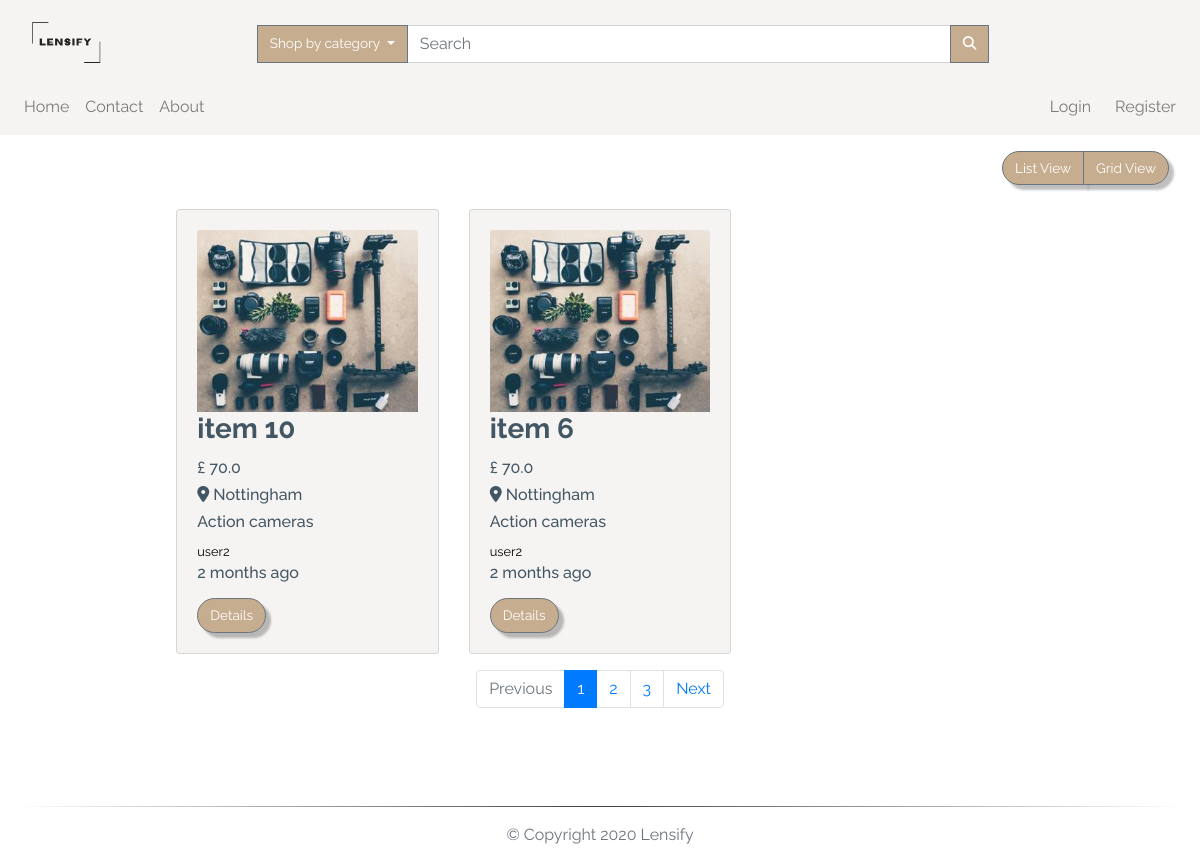
The app's page /search/6, older data.
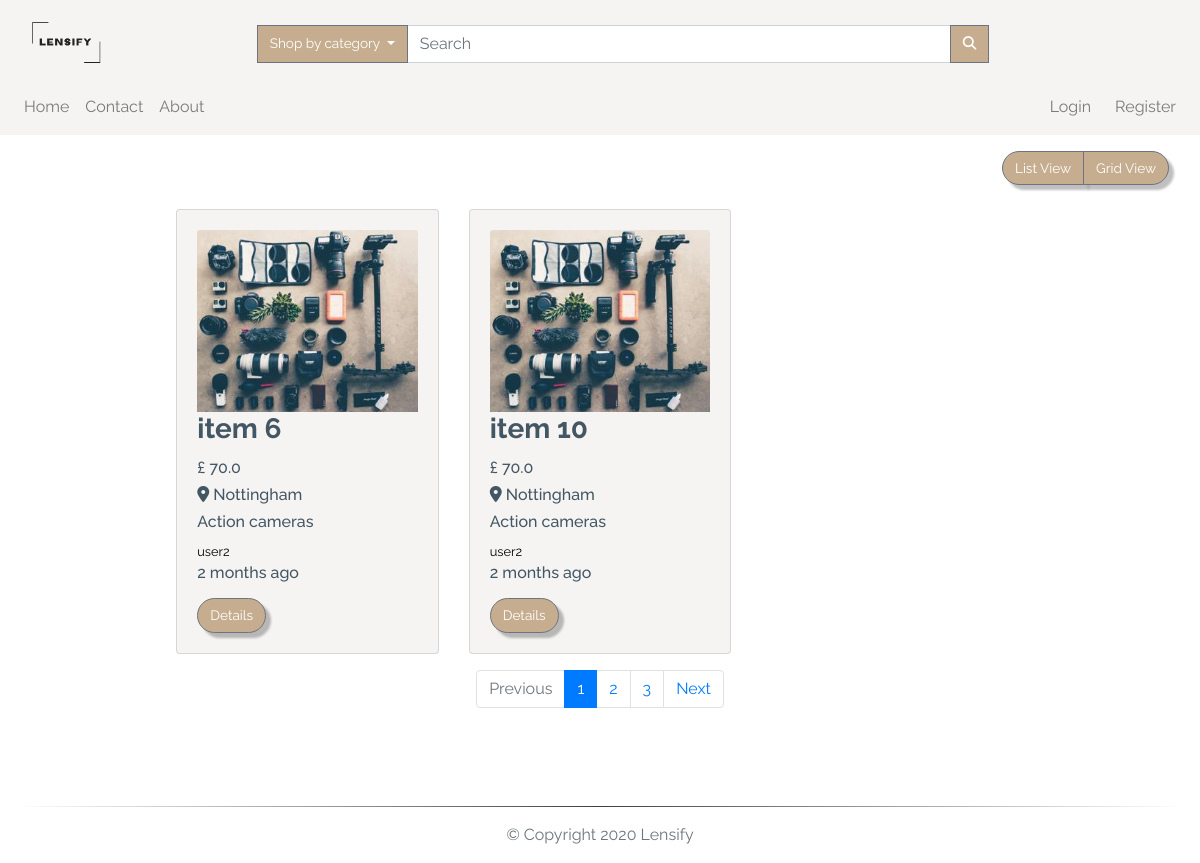
The same page, newer data.
### app/models.py (models this page shows, shortened)
class TimestampMixin(object):
    created_at = db.Column(db.DateTime, nullable=False,
                           default=datetime.utcnow)
    updated_at = db.Column(db.DateTime, onupdate=datetime.utcnow)

class ItemForSale(db.Model, TimestampMixin):
    __tablename__ = "for_sale"
    id = db.Column(db.Integer, primary_key=True)
    title = db.Column(db.String(100), nullable=False)
    description = db.Column(db.Text, nullable=False)
    quantity = db.Column(db.Integer, nullable=False, default=1)
    condition = db.Column(db.String(50), nullable=False)
    item_city = db.Column(db.String(50), nullable=False)
    price = db.Column(db.Float, nullable=False)
    item_views = db.Column(db.Integer, default=0)
    image_file = db.Column(Json(128), nullable=False,
                           default=['item.jpg'])
    sold = db.Column(db.Boolean, default=False)
    seller_id = db.Column(db.Integer, db.ForeignKey("users.id"))
    category_id = db.Column(db.Integer, db.ForeignKey("categories.id"))
    item_in_order = db.relationship(
        "OrderItem", backref="item", lazy="dynamic"
    )

class Category(db.Model, TimestampMixin):
    __tablename__ = "categories"
    id = db.Column(db.Integer, primary_key=True)
    name = db.Column(db.String(30), nullable=False, unique=True)
    item_cat = db.relationship(
        "ItemForSale", backref="category", lazy="dynamic")

class User(db.Model, TimestampMixin, UserMixin):
    __tablename__ = "users"
    id = db.Column(db.Integer, primary_key=True)
    first_name = db.Column(db.String(50), nullable=False)
    last_name = db.Column(db.String(50), nullable=False)
    username = db.Column(db.String(50), unique=True, nullable=False)
    email = db.Column(db.String(115), unique=True, nullable=False)
    image_file = db.Column(db.String(80), nullable=False,
                           default="default.jpg")
    password_hash = db.Column(db.String(60), nullable=False)
    items_for_sale = db.relationship(
        "ItemForSale", backref="seller", lazy="dynamic")
    orders = db.relationship("Order", backref="buyer", lazy=True)
    address = db.relationship(
        "Address", secondary="user_addresses", backref="user", lazy="dynamic"
    )
    followed = db.relationship(
        'User', secondary=followers,
        primaryjoin=(followers.c.follower_id == id),
        secondaryjoin=(followers.c.followed_id == id),
        backref=db.backref('followers', lazy='dynamic'), lazy='dynamic')
    reviewed = db.relationship(
        'Review', backref='user_reviewed', primaryjoin=(Review.user_reviewed_id == id), lazy="dynamic"
    )
    reviewer = db.relationship(
        'Review', backref='user_reviewer', primaryjoin=(Review.user_reviewer_id == id), lazy="dynamic"
    )

### app/routes.py (the view)
@app.route('/search/<cat_id>', methods=['GET', 'POST'])
def search(cat_id=None):
    page = request.args.get('page', 1, type=int)
    available_items = ItemForSale.query.paginate(
        page, app.config['LISTINGS_PER_PAGE'], False)
    if cat_id is not None:
        available_items = ItemForSale.query.join(
            Category, (ItemForSale.category_id == cat_id)).paginate(
            page, app.config['LISTINGS_PER_PAGE'], False)
        next_url = url_for('search', page=available_items.next_num) \
            if available_items.has_next else None
        prev_url = url_for('search', page=available_items.prev_num) \
            if available_items.has_prev else None
        return render_template("search.html", available_items=available_items.items,
                               next_url=next_url, prev_url=prev_url, page=page, page_num=available_items.iter_pages())
    return render_template("search.html")

### app/models.py (called while the page is built)
    def process_result_value(self, value, dialect):
        return json.loads(value)

### app/routes.py (called while the page is built)
@app.before_request
def before_request():
    if current_user.is_authenticated:
        current_user.updated_at = datetime.utcnow()
        db.session.commit()

@app.context_processor
def inject_categories():
    categories = Category.query.join(
        ItemForSale, (Category.id == ItemForSale.category_id)).all()
    return dict(categories=categories)

### app/templates/search.html
{% extends "layout.html" %}
{% block app_content %}
<div class="row">
  <div class="col-lg-12 my-3">
    <div class="float-right mr-3">
      <div class="btn-group">
        <button class="btn btn-secondary" id="list">
          List View
        </button>
        <button class="btn btn-secondary" id="grid">
          Grid View
        </button>
      </div>
    </div>
  </div>
</div>
<div id="products" class="row view-group w-75 mx-auto">
  {% for item in available_items %}
  <div class=" item col-12 col-md-6 col-lg-4 py-2">
    <div class="card custom-bg h-100">
      <div class="card-body">
        <img class="img-fluid card-img-top group list-group-image img-event"
          src="{{url_for('static', filename='img/items/' + item.image_file[0])}}" alt="" />
        <h3 class="card-title list-group-item-heading font-weight-bold ">{{item.title}}</h3>
        <small class="d-block font-weight-bold card-text">
          <h6>£ {{ item.price }}</h6>
        </small>
        <small class="font-weight-bold card-text">
          <h6 class="text-capitalize"><i class="fas fa-map-marker-alt"></i> {{item.item_city}}</h6>
        </small>
        <small class="card-text">
          <h6>{{ item.category.name }}</h6>
        </small>
        <small class="card-text">
          <a href="{{url_for('user', username=item.seller.username)}}">
            {{ item.seller.username }}
          </a>
        </small>
        <small class="card-text">
          <h6>{{ moment(item.created_at).fromNow() }}</h6>
        </small>
        <a href="{{url_for('item', item_id=item.id)}}" class="btn btn-secondary mt-2">
          Details
        </a>
      </div>
    </div>
  </div>
  {% endfor %}
  <nav aria-label="Page navigation" class="col-12 my-2">
    <ul class="pagination justify-content-center">
      <li class="page-item {% if not prev_url %} disabled {% endif %}">
        <a class="page-link" href="{{ prev_url }}" tabindex="-1">Previous</a>
      </li>
      {% for num in page_num %}
      {% if num %}
      <li class="page-item {% if page == num %} active {% endif %}"><a class="page-link"
          href="{{url_for('index', page=num)}}">{{ num }}</a></li>
      {% else %}
      <span class="page-item ellipsis">…</span>
      {% endif %}
      {% endfor %}
      <li class="page-item {% if not next_url %} disabled {% endif %}">
        <a class="page-link" href="{{ next_url }}">Next</a>
      </li>
    </ul>
  </nav>
</div>
{% endblock app_content %}

### app/templates/layout.html (shortened to what this page needs)
{% extends "bootstrap/base.html" %}
{% block styles %}
<link rel="stylesheet" href="https://stackpath.bootstrapcdn.com/bootstrap/4.5.0/css/bootstrap.min.css"
>
<link rel="stylesheet" href="https://cdnjs.cloudflare.com/ajax/libs/animate.css/3.7.0/animate.css" />
<link rel="stylesheet" href="{{url_for('.static', filename='css/styles.css')}}" />
{% endblock styles %}
{% block body %}
{% block navbar %}
<nav class="navbar navbar-expand-lg navbar-light custom-bg">
  <a href="{{url_for('index')}}" class="col-4 col-md-2 logo-container">
    <img class="navbar-brand img-fluid mt-2" src="{{url_for('.static', filename='img/logo.png')}}" alt="logo" />
  </a>
  <div class="collapse navbar-collapse pt-2 col-12 col-lg-9" id="search">
    <form class="form-inline col-12 input-group">
      <div class="dropdown ml-3 input-group-append">
        <button class="btn btn-secondary dropdown-toggle no-radius" type="button" id="dropdownMenuButton"
          data-toggle="dropdown" aria-haspopup="true" aria-expanded="false">
          Shop by category
        </button>
      </div>
      <input class="form-control col-8 input-group-append" type="search" placeholder="Search" aria-label="Search" />
      <div class="input-group-append">
        <button class="btn btn-secondary no-radius" type="submit">
          <i class="fas fa-search"></i>
        </button>
      </div>
    </form>
  </div>
</nav>
<nav class="navbar navbar-expand-lg navbar-light custom-bg py-0">
  <div id="links" class="collapse navbar-collapse py-2">
    <div class="navbar-nav text-center">
      <a class="nav-item nav-link" href="{{url_for('index')}}">Home</a>
      <a class="nav-item nav-link" href="#">Contact</a>
      <a class="nav-item nav-link" href="#">About</a>
    </div>
    <div class="navbar-nav ml-auto text-center">
      {% if current_user.is_authenticated %}
      <div class="dropdown">
        <a class="dropdown-toggle" type="button" id="dropdownMenuButton" data-toggle="dropdown" aria-haspopup="true"
          aria-expanded="false">
          Hello, {{current_user.first_name.capitalize()}}
        </a>
        <div class="dropdown-menu dropdown-menu-right text-center" aria-labelledby="dropdownMenuButton">
          <a class="dropdown-item" href="{{url_for('user', username=current_user.username)}}">
            Account
          </a>
          <a class="dropdown-item" href="{{url_for('user_settings')}}">
            Settings
          </a>
          <a class="dropdown-item" href="{{url_for('user_orders')}}">
            Orders
          </a>
          <a class="dropdown-item" href="{{url_for('new_item')}}">
            Sell
          </a>
          <a class="dropdown-item" href="{{url_for('logout')}}">Sign out</a>
        </div>
      </div>
      <div class="ml-3 text-center d-none d-lg-block" id="cart">
        <a href="{{url_for('cart')}}">
          <i class="fas fa-shopping-cart fa-lg"></i> ({{session['cart']|length}})
        </a>
      </div>
      {%else%}
      <a class="nav-item nav-link mr-2" href="{{url_for('login')}}">Login</a>
      <a class="nav-item nav-link" href="{{url_for('register')}}">Register</a>
      {%endif%}
    </div>
  </div>
</nav>
{% endblock navbar%}
{% block content %}
<main class="my-auto">
  <div class="container-fluid">
    {% block app_content %} {% endblock app_content %}
  </div>
</main>
{% endblock content%}
<footer class="footer navbar-fixed-bottom">
  <div class="container-fluid">
    <hr>
    <p class="text-muted pb-3 text-center">
      &copy;
      Copyright
      Lensify
    </p>
  </div>
</footer>
{% endblock body %}

### app/static/css/styles.css (style rules this page uses)
:root { --main-color: #fff; --second-color: #425664; --third-color: #f6f4f2; --fourth-color: #c6ad8f; }
*, *::before, *::after { margin: 0; padding: 0; box-sizing: border-box; list-style: none; text-decoration: none; }
body, html { background: var(--main-color); min-height: 100vh; width: 100%; color: var(--second-color); font-family: "Raleway", sans-serif; word-break: normal; }
html { position: relative; }
.footer { position: absolute; bottom: 0; width: 100%; height: 10px; }
a { color: black; text-decoration: none; cursor: pointer; }
ul { margin: 0; }
P { word-break: normal; }
hr { border: none; height: 1px; background-image: linear-gradient( to right, rgba(0, 0, 0, 0), rgba(0, 0, 0, 0.75), rgba(0, 0, 0, 0) ); }
.btn { font-size: 85%; white-space: nowrap; }
.btn-secondary { filter: drop-shadow(5px 5px 1px rgba(0, 0, 0, 0.25)); background-color: var(--fourth-color); border-radius: 20px; color: var(--main-color); }
.no-radius { filter: none; border-radius: 0px; color: var(--main-color); }
.custom-bg { background-color: var(--third-color); }
.logo-container img { width: 70px; height: 55px; }
.pagination { flex-wrap: wrap; }

Row changes from the older to the newer data that the page shows:
changed ItemForSale "item 6": moves up the list
